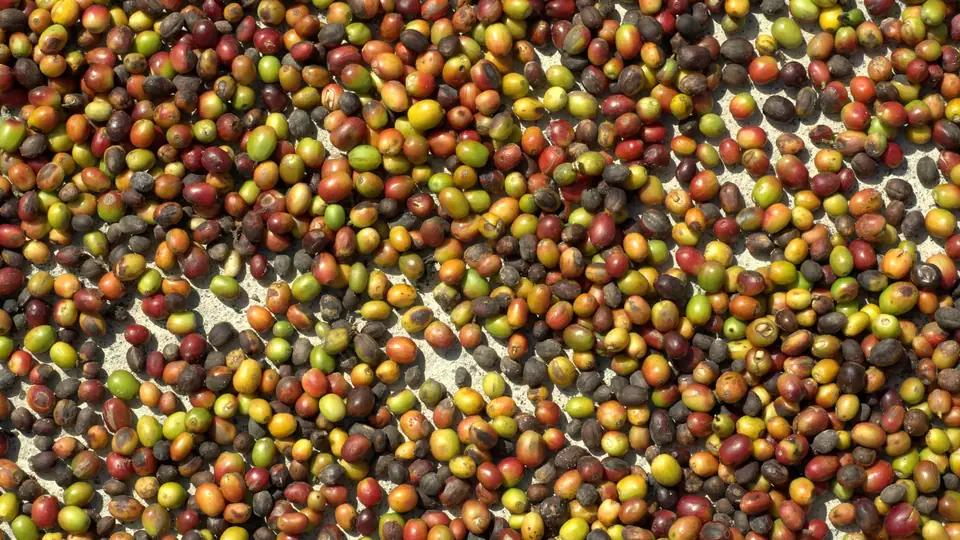
#> input picture assets/media/ph-samplers-960.webp, 960 x 540 px
$ python -i index_media.py   (imports and definitions only)   (older library calls are emulated)
#> lines starting #> are read from the running program, lines starting #| are printed output that depends on the picture
"""Index + score every real media file on the client drive (read-only).

Writes index.json and 400px thumbnails into the work dir. Skips macOS `._*`
AppleDouble stubs. Stills: sharpness (Laplacian variance on a 512px copy),
mean luminance, clipped highs/lows, perceptual hash for burst de-dupe.
Videos: ffprobe facts, a frame at 40% duration, gamma from the Sony XML sidecar.

Usage: index_media.py <source_root> <work_dir>
"""
import json, os, re, subprocess, sys
from concurrent.futures import ProcessPoolExecutor, as_completed
from pathlib import Path

SRC, WORK = Path(sys.argv[1]), Path(sys.argv[2])
STILL = {".jpg", ".jpeg", ".heic", ".png", ".tif", ".tiff", ".dng"}
VIDEO = {".mp4", ".mov"}
# [1 line not run here, left out]


def sid(p: Path) -> str:
    return re.sub(r"[^A-Za-z0-9]+", "_", str(p.relative_to(SRC)))[-120:]


def still(p: Path):
#> called with p = '../../assets/media/ph-samplers-960.webp'
    import numpy as np, cv2, imagehash
    from PIL import Image, ImageOps
    import pillow_heif
    pillow_heif.register_heif_opener()
#> (this line was passed over: pillow_heif is not available in this run)
    im = Image.open(p)
#> im is the input picture: PIL image 960x540 RGB; mean R, G, B 126.4, 93.7, 52.4
    if im.format == "JPEG":
        im.draft("RGB", (1024, 1024))
    exif = im.getexif()
    im = ImageOps.exif_transpose(im).convert("RGB")
    w0, h0 = Image.open(p).size
#> w0 = 960; h0 = 540
    im.thumbnail((512, 512))
#> im: PIL image 512x288 RGB
    g = np.asarray(im.convert("L"), dtype=np.float32)
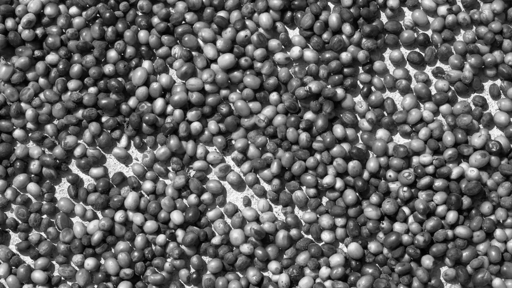
#> g: shape (288, 512) float32; min 0, max 251, mean 98.8
    sharp = float(cv2.Laplacian(g, cv2.CV_32F).var())
#> sharp = 2285.9
    rec = {
        "kind": "still", "path": str(p), "id": sid(p), "w": w0, "h": h0,
        "sharp": round(sharp, 1), "lum": round(float(g.mean()), 1),
        "clipHi": round(float((g > 250).mean()), 4), "clipLo": round(float((g < 5).mean()), 4),
        "phash": str(imagehash.phash(im)), "model": str(exif.get(272, "")), "time": str(exif.get(306, "")),
        "raw": any((p.with_suffix(s)).exists() for s in (".ARW", ".arw")),
    }
    t = im.copy(); t.thumbnail((400, 400)); t.save(WORK / "thumbs" / f"{rec['id']}.jpg", quality=78)
    return rec


def video(p: Path):
    pr = subprocess.run(["ffprobe", "-v", "error", "-select_streams", "v:0", "-show_entries",
                         "stream=width,height,r_frame_rate:format=duration", "-of", "json", str(p)],
                        capture_output=True, text=True, timeout=60)
    j = json.loads(pr.stdout or "{}")
    st = (j.get("streams") or [{}])[0]
    dur = float(j.get("format", {}).get("duration", 0) or 0)
    num, _, den = st.get("r_frame_rate", "0/1").partition("/")
    fps = round(float(num) / float(den or 1), 2) if num else 0
    gamma = ""
    for x in (p.with_name(p.stem + "M01.XML"), p.with_name(p.stem + "M01.xml")):
        if x.exists():
            m = re.search(r'CaptureGammaEquation" value="([^"]+)"', x.read_text(errors="ignore"))
            cf = re.search(r'captureFps="([^"]+)"', x.read_text(errors="ignore"))
            gamma = m.group(1) if m else ""
            if cf: fps = cf.group(1)
            break
    rec = {"kind": "video", "path": str(p), "id": sid(p), "w": st.get("width"), "h": st.get("height"),
           "fps": fps, "dur": round(dur, 2), "gamma": gamma}
    subprocess.run(["ffmpeg", "-nostdin", "-loglevel", "error", "-y", "-ss", str(max(0.0, dur * 0.4)), "-i", str(p),
                    "-frames:v", "1", "-vf", "scale=400:-2", str(WORK / "thumbs" / f"{rec['id']}.jpg")], timeout=120)
    return rec


def work(p):
    try:
        return still(p) if p.suffix.lower() in STILL else video(p)
    except Exception as e:  # unreadable file: record and move on
        return {"kind": "error", "path": str(p), "err": str(e)[:200]}


# [14 lines not run here, left out]

#> (the run stopped early here; a loop or call above may not have finished)

$ run again, on assets/media/est-glenfell.webp
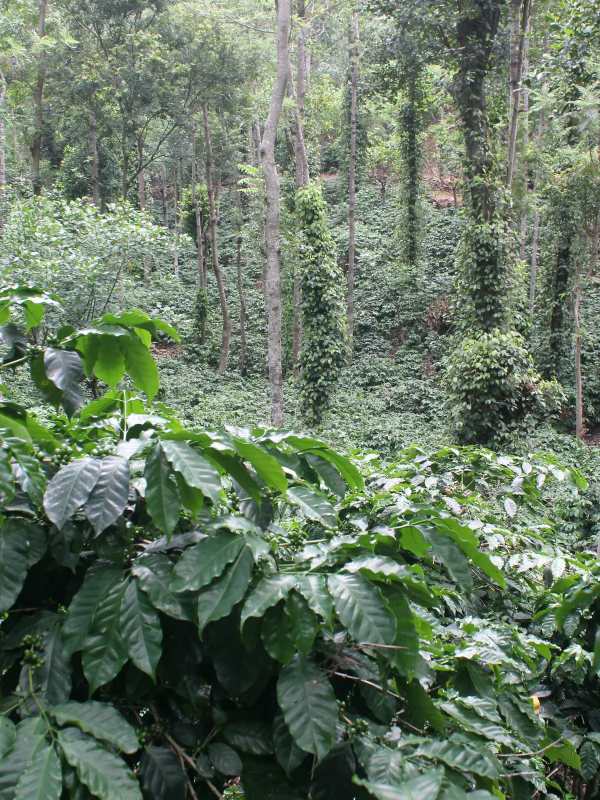
#> input picture assets/media/est-glenfell.webp, 1200 x 1600 px (shown at 1/2 size)
#> in still, im is the input picture: PIL image 1200x1600 RGB; mean R, G, B 103, 119.9, 99.1
#> w0 = 1200; h0 = 1600
#> in still, `im.thumbnail((512, 512))`:
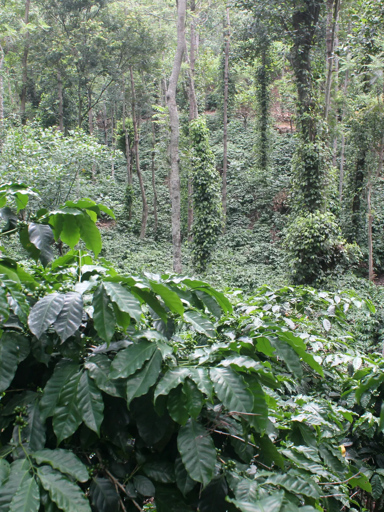
#> im: PIL image 384x512 RGB; mean R, G, B 103, 119.9, 99.1
#> in still, `g = np.asarray(im.convert("L"), dtype=np.float32)`:
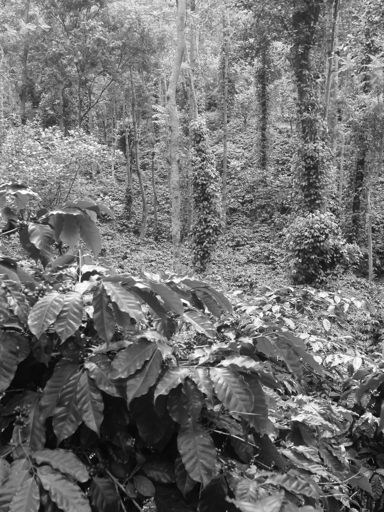
#> g: shape (512, 384) float32; min 4, max 255, mean 112.5
#> sharp = 3798.6
